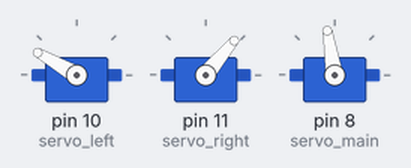
Simulated run of this sketch. Board: Arduino Uno, built with avr-gcc and run on an emulated ATmega328P. Shown: 3 × servo.

Above: at 5.73 s.
At 12.58 s:
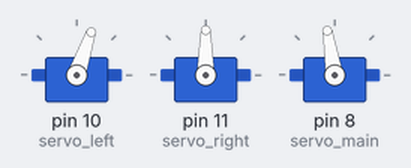
At 16.8 s:
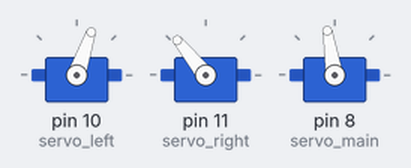
At 23.6 s:
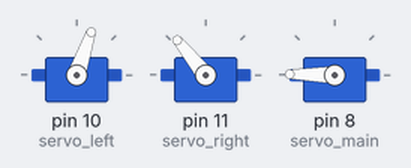
At 32.08 s:
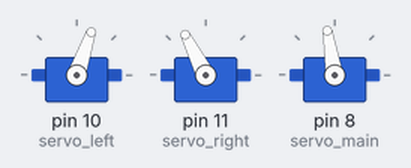
At 37.7 s:
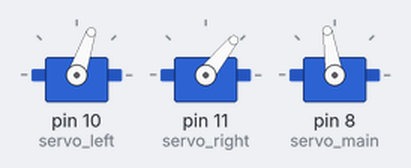
Timing chart, 0 to 40.0 s (numbered marks = the images above):
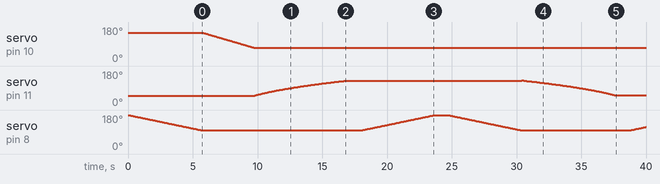

Measured:
- by itself, servo on pin 10 (servo_left): moves from 150° to 71° over 3.9 s
- by itself, servo on pin 11 (servo_right): rises from 50° to 130° in 20.6 s, then falls to 51° in 7.2 s

The sketch:

arm_eyantra_pickup_drop.ino
```cpp
#include<Servo.h>
Servo servo_left;
Servo servo_right;
Servo servo_main;
int flag=0;


void setup() {
  Serial.begin(9600);
  servo_left.attach(10);
  servo_right.attach(11);
  servo_main.attach(8);


}
void left_servo_to_close()
{

 for(int i=150;i>70;i--)
 {
  servo_left.write(i);
  delay(50);

 }


}

void left_servo_to_open()
{

 for(int i=70;i>150;i++)
 {
  servo_left.write(i);
  delay(50);

 }


}

 void right_servo_to_close()
 {

  for(int j=50;j<130;j++)
  {
    servo_right.write(j);
    delay(j);
    }

 }
 void right_servo_to_open()
 {

  for(int j=130;j>50;j--)
  {
    servo_right.write(j);
    delay(j);
    }

 }

 void main_servo_down()
 {
  for(int k=180;k>98;k--)
  {
    servo_main.write(k);
    delay(70);
  }
 }

   void main_servo_up()
 {
  for(int k=98;k<180;k++)
  {
    servo_main.write(k);
    delay(70);
  }

 }
void arm_pickup()
{

  servo_main.write(180);
  servo_left.write(150);
  servo_right.write(50);
  main_servo_down();
  left_servo_to_close();
  right_servo_to_close();
  delay(1000);
  main_servo_up();
}
void arm_drop()
{
  main_servo_down();
  left_servo_to_open();
  right_servo_to_open();
  delay(1000);
  main_servo_up();
}

void loop()
{
  if(flag==0)
 {
  arm_pickup();
   // in final code we need to call arm_drop when the bot is at destination nde and the block is ready to be dropped
  delay(1000);
  arm_drop();
  }
 else
 Serial.println(flag);
flag=1;
}
```
